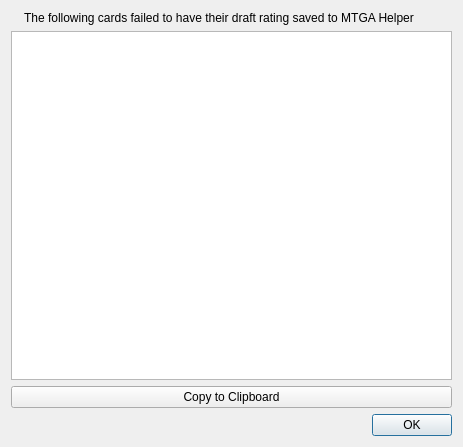
<?xml version="1.0" encoding="UTF-8"?>
<ui version="4.0">
 <class>FailedUploadsDialog</class>
 <widget class="QDialog" name="FailedUploadsDialog">
  <property name="geometry">
   <rect>
    <x>0</x>
    <y>0</y>
    <width>463</width>
    <height>447</height>
   </rect>
  </property>
  <property name="windowTitle">
   <string>Failed Uploads</string>
  </property>
  <layout class="QVBoxLayout" name="verticalLayout">
   <item>
    <layout class="QHBoxLayout" name="horizontalLayout">
     <item>
      <widget class="QLabel" name="iconLabel">
       <property name="sizePolicy">
        <sizepolicy hsizetype="Maximum" vsizetype="Maximum">
         <horstretch>0</horstretch>
         <verstretch>0</verstretch>
        </sizepolicy>
       </property>
       <property name="text">
        <string/>
       </property>
      </widget>
     </item>
     <item>
      <widget class="QLabel" name="label">
       <property name="text">
        <string>The following cards failed to have their draft rating saved to MTGA Helper</string>
       </property>
       <property name="wordWrap">
        <bool>true</bool>
       </property>
      </widget>
     </item>
    </layout>
   </item>
   <item>
    <widget class="QListView" name="failedCardsView"/>
   </item>
   <item>
    <widget class="QPushButton" name="copyButton">
     <property name="text">
      <string>Copy to Clipboard</string>
     </property>
    </widget>
   </item>
   <item>
    <widget class="QDialogButtonBox" name="buttonBox">
     <property name="orientation">
      <enum>Qt::Horizontal</enum>
     </property>
     <property name="standardButtons">
      <set>QDialogButtonBox::Ok</set>
     </property>
    </widget>
   </item>
  </layout>
 </widget>
 <resources/>
 <connections>
  <connection>
   <sender>buttonBox</sender>
   <signal>accepted()</signal>
   <receiver>FailedUploadsDialog</receiver>
   <slot>accept()</slot>
   <hints>
    <hint type="sourcelabel">
     <x>248</x>
     <y>254</y>
    </hint>
    <hint type="destinationlabel">
     <x>157</x>
     <y>274</y>
    </hint>
   </hints>
  </connection>
  <connection>
   <sender>buttonBox</sender>
   <signal>rejected()</signal>
   <receiver>FailedUploadsDialog</receiver>
   <slot>reject()</slot>
   <hints>
    <hint type="sourcelabel">
     <x>316</x>
     <y>260</y>
    </hint>
    <hint type="destinationlabel">
     <x>286</x>
     <y>274</y>
    </hint>
   </hints>
  </connection>
 </connections>
</ui>
